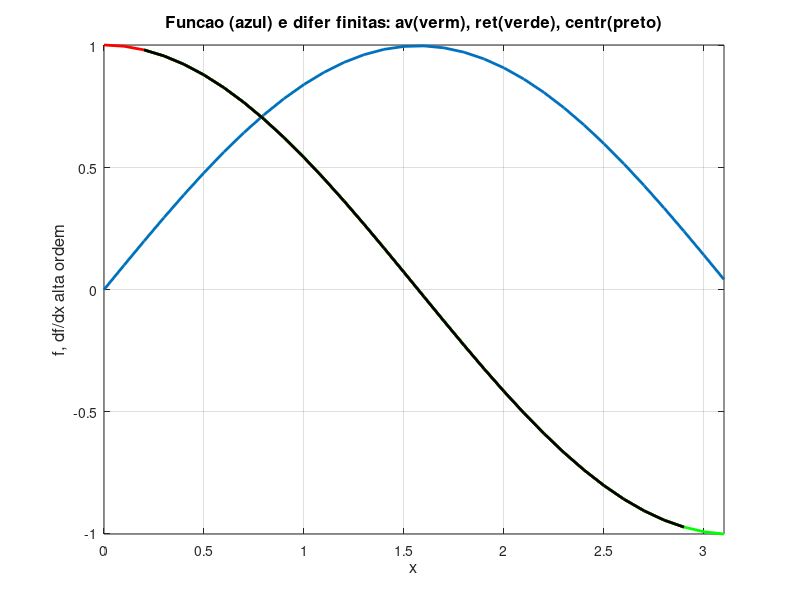
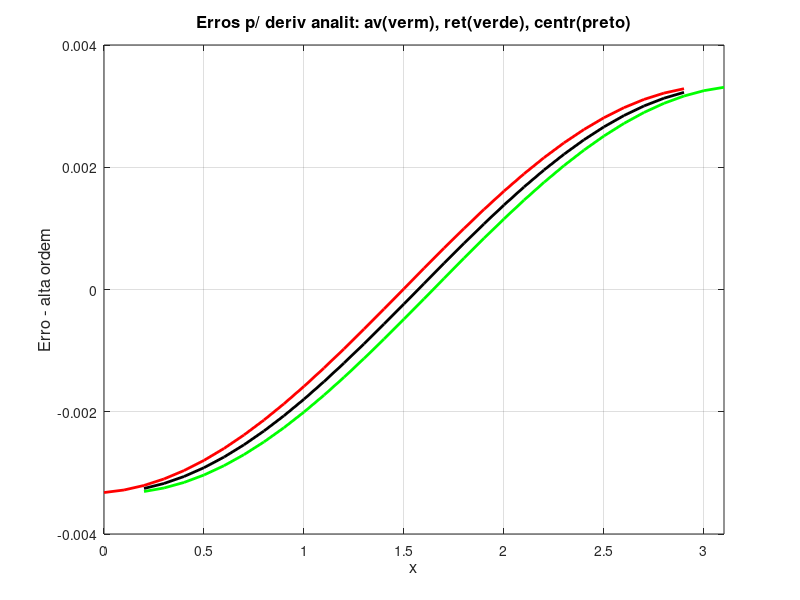

Here is the MATLAB script that generated these plots, in order:
% Programa para calculo de derivadas por diferencas finitas de alta ordem
clear all; close all; clc

dx=0.1;
x=0:dx:pi;
f=sin(x);
deranalit=cos(x);deranalit=deranalit';

jmax=size(x,2);
dfava=zeros(jmax,1);
dfret=zeros(jmax,1);
dfcen=zeros(jmax,1);
dfseg=zeros(jmax,1);

dfava(1:jmax-2)=(-3*f(1:jmax-2)+4*f(2:jmax-1)-f(3:jmax))/(2*dx);
dfret(3:jmax)=(3*f(3:jmax)-4*f(2:jmax-1)+f(1:jmax-2))/(2*dx);
dfcen(3:jmax-2)=2*(f(4:jmax-1)-f(2:jmax-3))/(2*dx)-(f(5:jmax)-f(1:jmax-4))/(4*dx);

figure(1)
plot(x,f,'LineWidth',2)
grid on
hold
plot(x(1:jmax-2),dfava(1:jmax-2),'r','LineWidth',2)
plot(x(3:jmax),dfret(3:jmax),'g','LineWidth',2)
plot(x(3:jmax-2),dfcen(3:jmax-2),'k','LineWidth',2)
axis([x(1) x(jmax) -inf inf])
title('Funcao (azul) e difer finitas: av(verm), ret(verde), centr(preto)','fontsize',12)
ylabel('f, df/dx alta ordem','fontsize',12)
xlabel('x','fontsize',12)

difer1=zeros(jmax,1);
difer2=zeros(jmax,1);
difer3=zeros(jmax,1);

difer1(1:jmax-2)=deranalit(1:jmax-2)-dfava(1:jmax-2);
difer2(3:jmax)=deranalit(3:jmax)-dfret(3:jmax);
difer3(3:jmax-2)=deranalit(3:jmax-2)-dfcen(3:jmax-2);

figure(2)
plot(x(1:jmax-2),difer1(1:jmax-2),'r','LineWidth',2)
grid on
hold
plot(x(3:jmax),difer2(3:jmax),'g','LineWidth',2)
plot(x(3:jmax-2),difer3(3:jmax-2),'k','LineWidth',2)
axis([x(1) x(jmax) -0.004 0.004])
title('Erros p/ deriv analit: av(verm), ret(verde), centr(preto)','fontsize',12)
ylabel('Erro - alta ordem','fontsize',12)
xlabel('x','fontsize',12)

estat=['media,mediana, dp, min e max dos erros das diferencas finitas avan, retard e centrada']
estat_avanc=[mean(difer1) median(difer1) std(difer1) min(difer1) max(difer1)]
estat_retar=[mean(difer2) median(difer2) std(difer2) min(difer2) max(difer2)]
estat_centr=[mean(difer3) median(difer3) std(difer3) min(difer3) max(difer3)]



